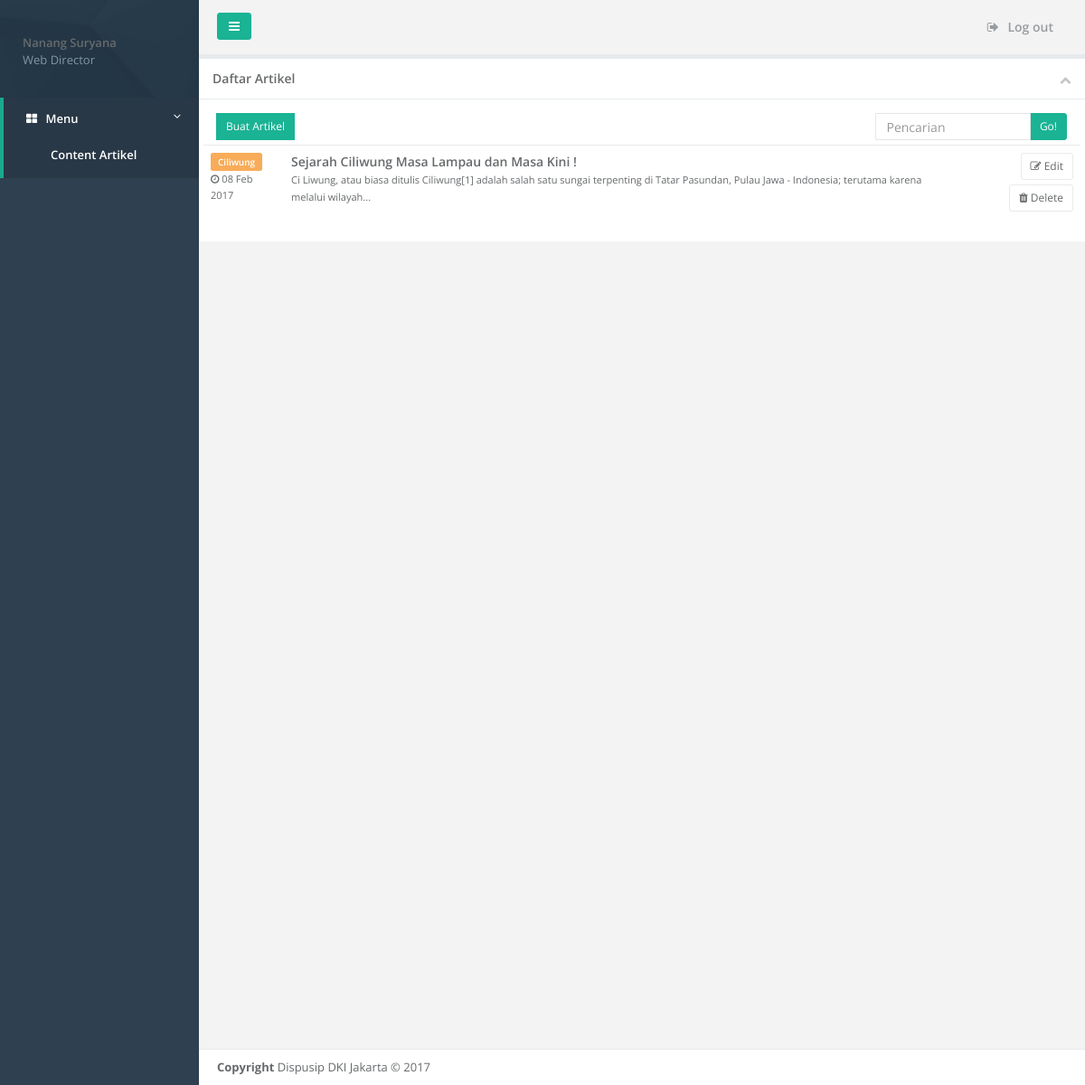
/form/admin/ (signed in), run on an earlier commit of the app's database.
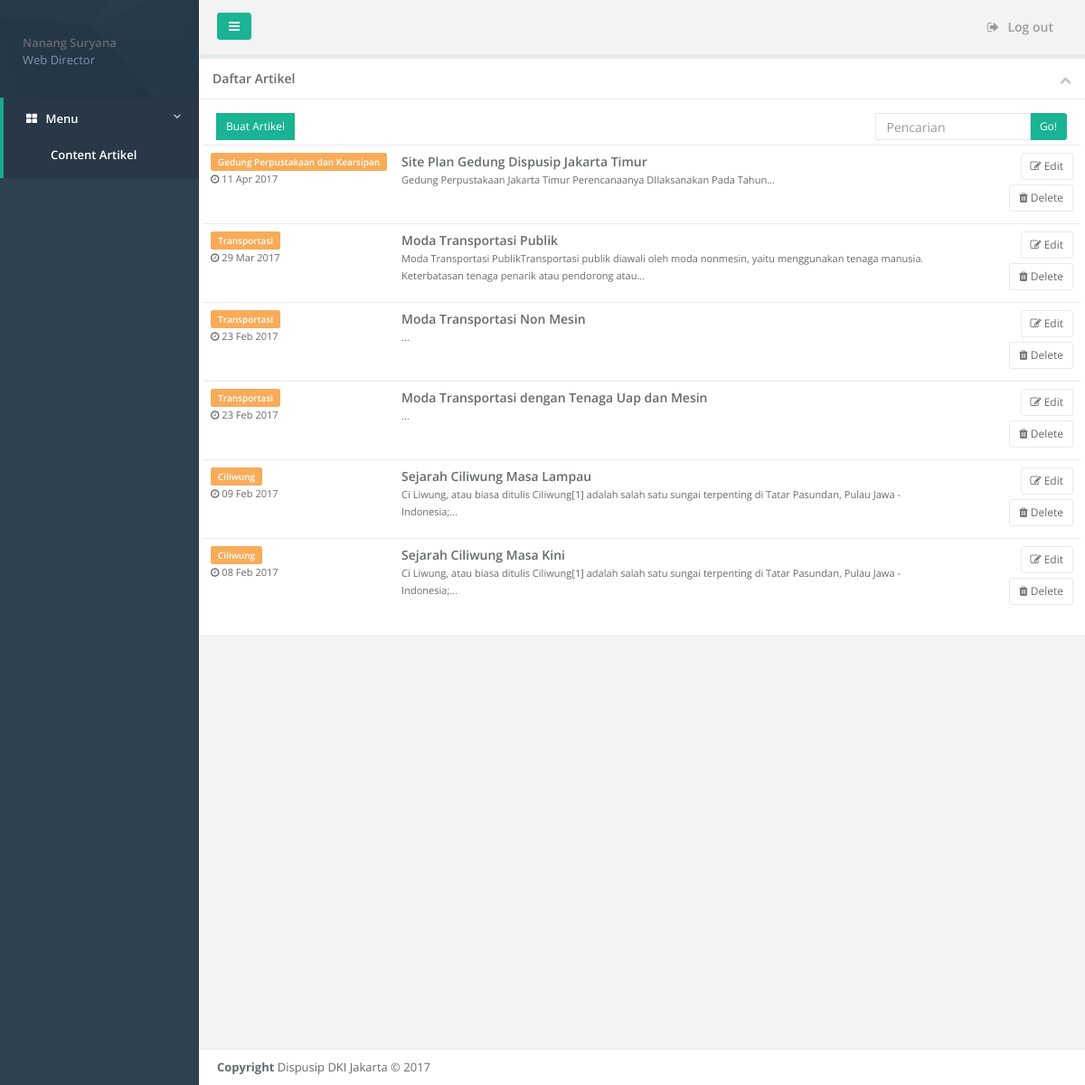
And on a later commit of the database.
### tables this page shows
CREATE TABLE `tbl_artikel` (
  `sid` varchar(36) NOT NULL,
  `tanggal` date NOT NULL,
  `judul` varchar(100) NOT NULL,
  `author` varchar(100) NOT NULL,
  `isi` text NOT NULL,
  `category` varchar(50) NOT NULL,
  `sub_category` varchar(100) NOT NULL,
  `sumber` varchar(100) NOT NULL,
  `cover` varchar(50) NOT NULL,
  `viewed` int(5) NOT NULL,
  `is_publish` tinyint(1) NOT NULL DEFAULT '1'
);

### config/configuration.php (called while the page is built, shortened)
<?php
    function get_tanggal($tanggal) {
        $day = date('d', strtotime($tanggal));
        $year = date('Y', strtotime($tanggal));
        $month = date('M', strtotime($tanggal));
        $monthList = array(
            "Jan" => "Jan",
            "Feb" => "Feb",
            "Mar" => "Mar",
            "Apr" => "Apr",
            "May" => "Mei",
            "Jun" => "Jun",
            "Jul" => "Jul",
            "Aug" => "Ags",
            "Sep" => "Sep",
            "Oct" => "Okt",
            "Nov" => "Nov",
            "Dec" => "Des"
        );
        return $day." ".$monthList[$month]." ".$year;
    }
    function trim_text($input, $length, $ellipses = true, $strip_html = true) {
        if ($strip_html) {
            $input = strip_tags($input);
        }
        $last_space = strrpos(substr($input, 0, $length), ' ');
        $trimmed_text = substr($input, 0, $last_space);
        if ($ellipses) {
            $trimmed_text .= '...';
        }
        return $trimmed_text;
    }
?>

### form/admin/admin_list_artikel.php (the view)
<div class="ibox float-e-margins">
    <div class="ibox-title">
        <h5>Daftar Artikel</h5>
        <div class="ibox-tools">
            <a class="collapse-link">
                <i class="fa fa-chevron-up"></i>
            </a>
        </div>
    </div>
    <div class="ibox-content">
        <div class="row">
            <div class="col-sm-9">
                <span class="input-group-btn">
                    <a href="?p=create-artikel" type="button" class="btn btn-sm btn-primary"> Buat Artikel</a>
                </span>
            </div>
            <div class="col-sm-3">
                <form method="post" action="">
                    <div class="input-group">
                        <input type="text" name="src_search" value="" placeholder="Pencarian" class="input-sm form-control" />
                        <span class="input-group-btn">
                            <button type="button" class="btn btn-sm btn-primary"> Go!</button>
                        </span>
                    </div>
                </form>
            </div>
        </div>
        <div class="row">
            <table class="table table-hover no-margins">
                <tbody>
                <?php
                    $user_sid = $_SESSION['user_sid'];
                    $sql = mysqli_query($conn, "SELECT * FROM tbl_artikel where is_publish = 1 and author = '$user_sid' order by tanggal desc");
                    while($arr = mysqli_fetch_array($sql)) {
                        $sid = $arr['sid'];
                ?>
                <tr>
                    <td class="project-status">
                        <span class="label label-warning"><?php echo $arr['category']; ?></span>
                        <br/>
                        <small><i class="fa fa-clock-o"></i> <?php echo get_tanggal($arr['tanggal']);?></small>
                    </td>
                    <td class="project-title">
                        <a href="#"><?php echo $arr['judul']; ?></a>
                        <br/>
                        <small><?php echo trim_text(htmlspecialchars_decode($arr['isi']), 170);?></small>
                    </td>
                    <td class="project-actions">
                        <a class="btn btn-white btn-sm" href="?p=create-artikel&id=<?php echo $sid;?>"><i class="fa fa-pencil-square-o"></i> Edit</a>
                        <a class="btn btn-white btn-sm btnDelete" onclick="deleteAction('<?php echo $sid;?>')"><i class="fa fa-trash"></i> Delete</a>
                    </td>
                </tr>
                <?php } ?>
                </tbody>
            </table>
        </div>
    </div>
</div>

What changed in the data, as far as the page shows it:
added tbl_artikel: category "Gedung Perpustakaan dan Kearsipan", tanggal "11 Apr 2017", judul "Site Plan Gedung Dispusip Jakarta Timur", isi "Gedung Perpustakaan Jakarta Timur Perencanaanya DIlaksanakan Pada Tahun..."
added tbl_artikel: category "Transportasi", tanggal "29 Mar 2017", judul "Moda Transportasi Publik", isi "Moda Transportasi PublikTransportasi publik diawali oleh moda nonmesin, yaitu menggunakan tenaga manusia. Keterbatasan tenaga penarik atau pendorong atau..."
added tbl_artikel: category "Transportasi", tanggal "23 Feb 2017", judul "Moda Transportasi Non Mesin", isi "..."
added tbl_artikel: category "Transportasi", tanggal "23 Feb 2017", judul "Moda Transportasi dengan Tenaga Uap dan Mesin", isi "..."
added tbl_artikel: category "Ciliwung", tanggal "09 Feb 2017", judul "Sejarah Ciliwung Masa Lampau", isi "Ci Liwung, atau biasa ditulis Ciliwung[1] adalah salah satu sungai terpenting di Tatar Pasundan, Pulau Jawa - Indonesia;..."
changed tbl_artikel: judul "Sejarah Ciliwung Masa Lampau dan Masa Kini !" → "Sejarah Ciliwung Masa Kini"; isi "Ci Liwung, atau biasa ditulis Ciliwung[1] adalah salah satu sungai terpenting di Tatar Pasundan, Pulau Jawa - Indonesia; terutama karena melalui wilayah..." → "Ci Liwung, atau biasa ditulis Ciliwung[1] adalah salah satu sungai terpenting di Tatar Pasundan, Pulau Jawa - Indonesia;..."
